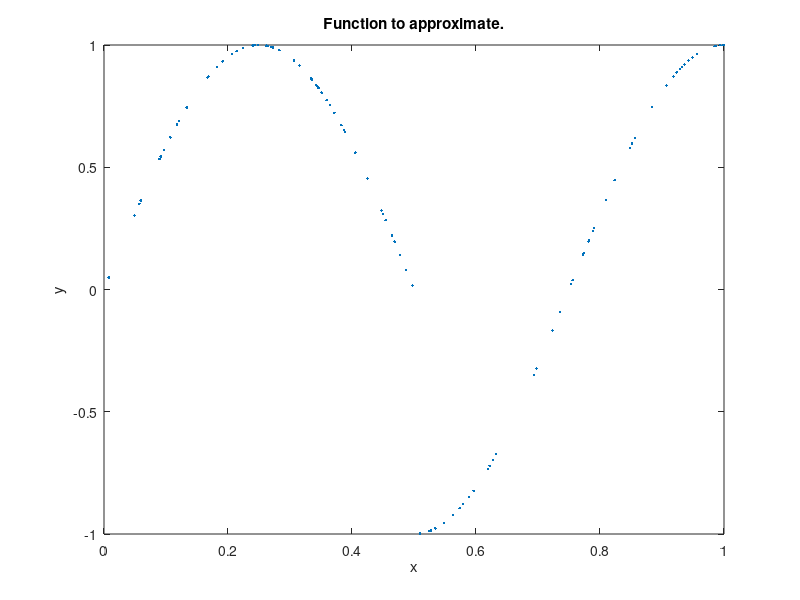

This chart was generated by the following MATLAB code: (Note: this script raises an error after producing the figure.)
input = zeros(5,100);
labels = zeros(1,100);

for ix = 1:100

    x = randi([1 10000])/10000;
    
    if (1/2 < x) && (x <= 1)
        z = 1;
    else
        z = -1;
    end
    
    y = ((1-z)/2)*sin(2*pi*x)+((1+z)/2)*cos(2*pi*x);
    
    for i = 1:5
        input(i,ix) = x^i;
    end
    
    labels(ix) = y;

end

% [input,labels] = dataset;


plot(input(1,1:100),labels,'.')
axis([0 1 -1 1])
title('Function to approximate.')
xlabel('x')
ylabel('y')

% 隨機權重避免
% setdemorandstream(491218382)

% 單層5個神經元
net = fitnet(5);
view(net)

[net,tr] = train(net,input,labels);

plotperform(tr)



% % % % % % % % % % % % % % % % % % % % % % % % % % % % % % % 

input_test = zeros(5,100);
labels_test = zeros(1,100);

for ix = 1:100

    x = randi([1 10000])/10000;
    
    if (1/2 < x) && (x <= 1)
        z = 1;
    else
        z = -1;
    end
    
    y = ((1-z)/2)*sin(2*pi*x)+((1+z)/2)*cos(2*pi*x);
    
    for i = 1:5
        input_test(i,ix) = x^i;
    end
    
    labels_test(ix) = y;

end
testX = input_test;
testT = labels_test;

testY = net(testX);

% 樣本的均方差
perf = mse(net,testT,testY);

% 觀察回歸圖
Y = net(input);
plotregression(labels,Y)